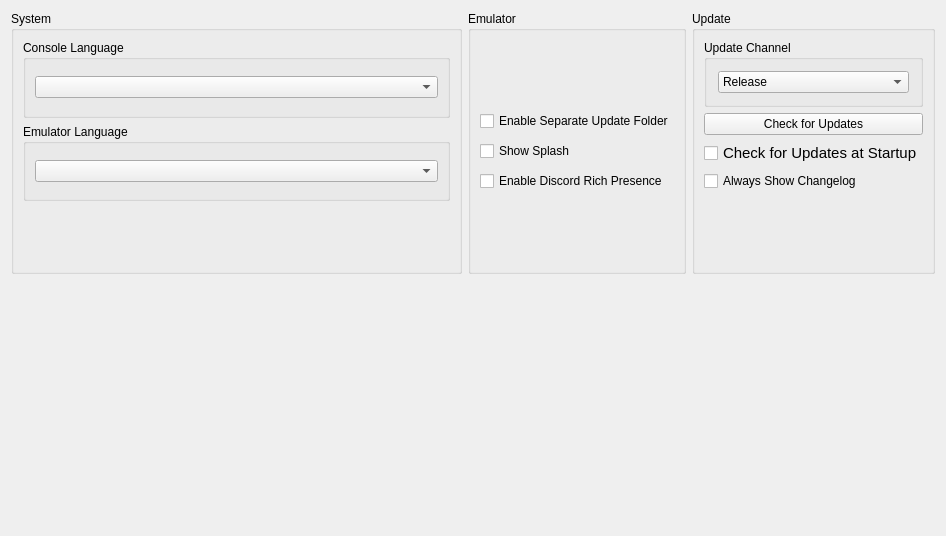
      <widget class="QWidget" name="generalTabContents">
       <property name="geometry">
        <rect>
         <x>0</x>
         <y>0</y>
         <width>946</width>
         <height>536</height>
        </rect>
       </property>
       <layout class="QVBoxLayout" name="generalTabVLayout" stretch="0">
        <item>
         <layout class="QGridLayout" name="gridLayout">
          <property name="bottomMargin">
           <number>0</number>
          </property>
          <property name="spacing">
           <number>6</number>
          </property>
          <item row="0" column="1">
           <layout class="QVBoxLayout" name="emulatorTabLayoutMiddle">
            <property name="leftMargin">
             <number>0</number>
            </property>
            <property name="rightMargin">
             <number>0</number>
            </property>
            <property name="bottomMargin">
             <number>0</number>
            </property>
            <item>
             <widget class="QGroupBox" name="emulatorSettingsGroupBox">
              <property name="sizePolicy">
               <sizepolicy hsizetype="Preferred" vsizetype="Preferred">
                <horstretch>0</horstretch>
                <verstretch>0</verstretch>
               </sizepolicy>
              </property>
              <property name="title">
               <string>Emulator</string>
              </property>
              <property name="flat">
               <bool>false</bool>
              </property>
              <property name="checkable">
               <bool>false</bool>
              </property>
              <layout class="QVBoxLayout" name="additionalSettingsVLayout" stretch="0">
               <property name="spacing">
                <number>6</number>
               </property>
               <property name="leftMargin">
                <number>9</number>
               </property>
               <property name="topMargin">
                <number>9</number>
               </property>
               <property name="rightMargin">
                <number>9</number>
               </property>
               <property name="bottomMargin">
                <number>9</number>
               </property>
               <item>
                <layout class="QVBoxLayout" name="emulatorverticalLayout">
                 <property name="spacing">
                  <number>10</number>
                 </property>
                 <item>
                  <widget class="QCheckBox" name="separateUpdatesCheckBox">
                   <property name="text">
                    <string>Enable Separate Update Folder</string>
                   </property>
                  </widget>
                 </item>
                 <item>
                  <widget class="QCheckBox" name="showSplashCheckBox">
                   <property name="text">
                    <string>Show Splash</string>
                   </property>
                  </widget>
                 </item>
                 <item>
                  <widget class="QCheckBox" name="discordRPCCheckbox">
                   <property name="text">
                    <string>Enable Discord Rich Presence</string>
                   </property>
                  </widget>
                 </item>
                </layout>
               </item>
              </layout>
             </widget>
            </item>
           </layout>
          </item>
          <item row="0" column="0">
           <layout class="QVBoxLayout" name="systemTabLayoutLeft">
            <property name="spacing">
             <number>6</number>
            </property>
            <property name="bottomMargin">
             <number>0</number>
            </property>
            <item>
             <widget class="QGroupBox" name="SystemSettings">
              <property name="sizePolicy">
               <sizepolicy hsizetype="Expanding" vsizetype="Preferred">
                <horstretch>0</horstretch>
                <verstretch>0</verstretch>
               </sizepolicy>
              </property>
              <property name="sizeIncrement">
               <size>
                <width>0</width>
                <height>0</height>
               </size>
              </property>
              <property name="title">
               <string>System</string>
              </property>
              <layout class="QVBoxLayout" name="emuSettingsLayout">
               <property name="bottomMargin">
                <number>70</number>
               </property>
               <item>
                <widget class="QGroupBox" name="consoleLanguageGroupBox">
                 <property name="title">
                  <string>Console Language</string>
                 </property>
                 <layout class="QVBoxLayout" name="settingsLayout">
                  <item>
                   <widget class="QComboBox" name="consoleLanguageComboBox"/>
                  </item>
                 </layout>
                </widget>
               </item>
               <item>
                <widget class="QGroupBox" name="emulatorLanguageGroupBox">
                 <property name="title">
                  <string>Emulator Language</string>
                 </property>
                 <layout class="QVBoxLayout" name="langSettingsLayout">
                  <item>
                   <widget class="QComboBox" name="emulatorLanguageComboBox"/>
                  </item>
                 </layout>
                </widget>
               </item>
              </layout>
             </widget>
            </item>
           </layout>
          </item>
          <item row="1" column="1">
           <spacer name="verticalSpacer_4">
            <property name="orientation">
             <enum>Qt::Orientation::Vertical</enum>
            </property>
            <property name="sizeHint" stdset="0">
             <size>
              <width>20</width>
              <height>40</height>
             </size>
            </property>
           </spacer>
          </item>
          <item row="1" column="0">
           <spacer name="verticalSpacer_3">
            <property name="orientation">
             <enum>Qt::Orientation::Vertical</enum>
            </property>
            <property name="sizeHint" stdset="0">
             <size>
              <width>20</width>
              <height>40</height>
             </size>
            </property>
           </spacer>
          </item>
          <item row="1" column="2">
           <spacer name="verticalSpacer_5">
            <property name="orientation">
             <enum>Qt::Orientation::Vertical</enum>
            </property>
            <property name="sizeHint" stdset="0">
             <size>
              <width>20</width>
              <height>40</height>
             </size>
            </property>
           </spacer>
          </item>
          <item row="0" column="2">
           <layout class="QVBoxLayout" name="updaterTabLayoutLeft">
            <property name="spacing">
             <number>6</number>
            </property>
            <property name="sizeConstraint">
             <enum>QLayout::SizeConstraint::SetDefaultConstraint</enum>
            </property>
            <property name="leftMargin">
             <number>0</number>
            </property>
            <property name="topMargin">
             <number>0</number>
            </property>
            <property name="rightMargin">
             <number>0</number>
            </property>
            <property name="bottomMargin">
             <number>0</number>
            </property>
            <item>
             <widget class="QGroupBox" name="updaterGroupBox">
              <property name="sizePolicy">
               <sizepolicy hsizetype="Preferred" vsizetype="MinimumExpanding">
                <horstretch>0</horstretch>
                <verstretch>0</verstretch>
               </sizepolicy>
              </property>
              <property name="minimumSize">
               <size>
                <width>0</width>
                <height>0</height>
               </size>
              </property>
              <property name="maximumSize">
               <size>
                <width>16777215</width>
                <height>16777215</height>
               </size>
              </property>
              <property name="title">
               <string>Update</string>
              </property>
              <layout class="QVBoxLayout" name="UpdateLayout" stretch="0,0,0,0">
               <property name="spacing">
                <number>6</number>
               </property>
               <property name="topMargin">
                <number>9</number>
               </property>
               <property name="rightMargin">
                <number>9</number>
               </property>
               <property name="bottomMargin">
                <number>80</number>
               </property>
               <item>
                <widget class="QGroupBox" name="updaterComboBox">
                 <property name="sizePolicy">
                  <sizepolicy hsizetype="Preferred" vsizetype="Fixed">
                   <horstretch>0</horstretch>
                   <verstretch>0</verstretch>
                  </sizepolicy>
                 </property>
                 <property name="minimumSize">
                  <size>
                   <width>0</width>
                   <height>0</height>
                  </size>
                 </property>
                 <property name="maximumSize">
                  <size>
                   <width>16777215</width>
                   <height>16777215</height>
                  </size>
                 </property>
                 <property name="title">
                  <string>Update Channel</string>
                 </property>
                 <layout class="QVBoxLayout" name="UpdateChannelLayout">
                  <property name="spacing">
                   <number>7</number>
                  </property>
                  <property name="leftMargin">
                   <number>11</number>
                  </property>
                  <property name="topMargin">
                   <number>11</number>
                  </property>
                  <property name="rightMargin">
                   <number>11</number>
                  </property>
                  <property name="bottomMargin">
                   <number>11</number>
                  </property>
                  <item>
                   <widget class="QComboBox" name="updateComboBox">
                    <property name="sizePolicy">
                     <sizepolicy hsizetype="Preferred" vsizetype="Fixed">
                      <horstretch>0</horstretch>
                      <verstretch>0</verstretch>
                     </sizepolicy>
                    </property>
                    <item>
                     <property name="text">
                      <string>Release</string>
                     </property>
                    </item>
                    <item>
                     <property name="text">
                      <string>Nightly</string>
                     </property>
                    </item>
                   </widget>
                  </item>
                 </layout>
                </widget>
               </item>
               <item>
                <widget class="QPushButton" name="checkUpdateButton">
                 <property name="sizePolicy">
                  <sizepolicy hsizetype="Minimum" vsizetype="Fixed">
                   <horstretch>0</horstretch>
                   <verstretch>0</verstretch>
                  </sizepolicy>
                 </property>
                 <property name="minimumSize">
                  <size>
                   <width>0</width>
                   <height>0</height>
                  </size>
                 </property>
                 <property name="maximumSize">
                  <size>
                   <width>16777215</width>
                   <height>16777215</height>
                  </size>
                 </property>
                 <property name="text">
                  <string>Check for Updates</string>
                 </property>
                </widget>
               </item>
               <item>
                <widget class="QCheckBox" name="updateCheckBox">
                 <property name="sizePolicy">
                  <sizepolicy hsizetype="Preferred" vsizetype="Fixed">
                   <horstretch>0</horstretch>
                   <verstretch>0</verstretch>
                  </sizepolicy>
                 </property>
                 <property name="font">
                  <font>
                   <pointsize>11</pointsize>
                   <bold>false</bold>
                  </font>
                 </property>
                 <property name="text">
                  <string>Check for Updates at Startup</string>
                 </property>
                </widget>
               </item>
               <item>
                <widget class="QCheckBox" name="changelogCheckBox">
                 <property name="text">
                  <string>Always Show Changelog</string>
                 </property>
                </widget>
               </item>
              </layout>
             </widget>
            </item>
           </layout>
          </item>
         </layout>
        </item>
       </layout>
      </widget>
